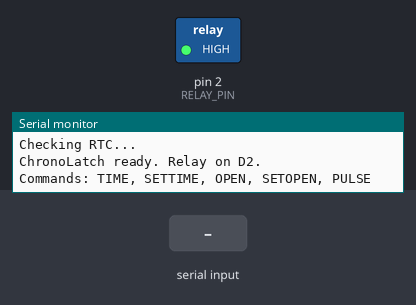
This sketch was run on a simulated Arduino Uno, built with avr-gcc and run on an emulated ATmega328P. On the bench: switched loads named in the sketch (green lamp = pin HIGH), the last lines printed to the serial monitor. The inputs (shaded band) are chosen by the test bench. The local clock reads 2024-03-15 10:24:30 at power-on unless the sketch sets it.

Above: at 1.2 s.
1.3 s: "PULSE\n" received over Serial
At 2.3 s:
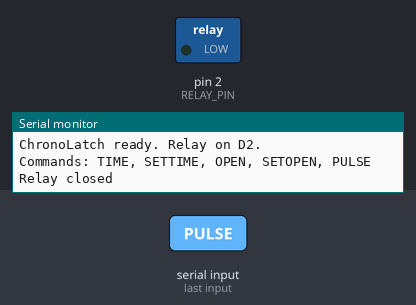
2.8 s: "TIME\n" received over Serial
5.8 s: "OPEN\n" received over Serial
Timing chart, 0 to 8.8 s (numbered marks = the images above; inputs shaded):
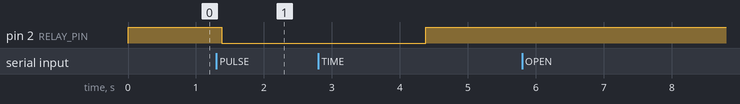

Measured:
- after the input at 1.3 s, pin 2 (RELAY_PIN): HIGH → LOW after 0.08 s

The sketch:

ChronoLatch.ino
```cpp
/*
  ChronoLatch

  Relay: D2
  DS3231: SDA=A4, SCL=A5 on Arduino Nano/Uno

  Install RTClib from the Arduino Library Manager.

  Serial commands at 9600 baud, newline enabled:
    TIME
    SETTIME 2026-07-03 18:30:00
    OPEN
    SETOPEN 07:00
    PULSE
*/

#include <Arduino.h>
#include <Wire.h>
#include <RTClib.h>
#include <EEPROM.h>
#include <avr/sleep.h>
#include <avr/wdt.h>

const byte RELAY_PIN = 2;
const bool RELAY_ACTIVE_LOW = true;
const unsigned long RELAY_MS = 3000UL;
const unsigned long I2C_TIMEOUT_US = 25000UL;
const unsigned long BOOT_SERIAL_WINDOW_MS = 30000UL;
const unsigned long WAKE_SERIAL_WINDOW_MS = 2000UL;
const unsigned long SERIAL_COMMAND_WINDOW_MS = 30000UL;

const int EEPROM_MAGIC = 0;
const int EEPROM_OPEN_HOUR = 1;
const int EEPROM_OPEN_MINUTE = 2;
const int EEPROM_LAST_YEAR = 3;
const int EEPROM_LAST_MONTH = 4;
const int EEPROM_LAST_DAY = 5;
const byte MAGIC = 0x42;

RTC_DS3231 rtc;
byte openHour = 7;
byte openMinute = 0;
unsigned long stayAwakeUntil = 0;
volatile bool watchdogWake = false;
bool rtcReady = false;

ISR(WDT_vect) {
  watchdogWake = true;
}

byte relayOnLevel() {
  return RELAY_ACTIVE_LOW ? LOW : HIGH;
}

byte relayOffLevel() {
  return RELAY_ACTIVE_LOW ? HIGH : LOW;
}

void twoDigits(int value) {
  if (value < 10) Serial.print('0');
  Serial.print(value);
}

void printTime(const DateTime &time) {
  Serial.print(time.year());
  Serial.print('-');
  twoDigits(time.month());
  Serial.print('-');
  twoDigits(time.day());
  Serial.print(' ');
  twoDigits(time.hour());
  Serial.print(':');
  twoDigits(time.minute());
  Serial.print(':');
  twoDigits(time.second());
  Serial.println();
}

void loadSettings() {
  if (EEPROM.read(EEPROM_MAGIC) == MAGIC) {
    openHour = EEPROM.read(EEPROM_OPEN_HOUR);
    openMinute = EEPROM.read(EEPROM_OPEN_MINUTE);
  }

  if (openHour > 23 || openMinute > 59) {
    openHour = 7;
    openMinute = 0;
  }
}

void saveOpenTime() {
  EEPROM.update(EEPROM_MAGIC, MAGIC);
  EEPROM.update(EEPROM_OPEN_HOUR, openHour);
  EEPROM.update(EEPROM_OPEN_MINUTE, openMinute);
}

bool openedToday(const DateTime &now) {
  return EEPROM.read(EEPROM_LAST_YEAR) == now.year() - 2000 &&
         EEPROM.read(EEPROM_LAST_MONTH) == now.month() &&
         EEPROM.read(EEPROM_LAST_DAY) == now.day();
}

void markOpenedToday(const DateTime &now) {
  EEPROM.update(EEPROM_LAST_YEAR, now.year() - 2000);
  EEPROM.update(EEPROM_LAST_MONTH, now.month());
  EEPROM.update(EEPROM_LAST_DAY, now.day());
}

void clearLastOpenDate() {
  EEPROM.update(EEPROM_LAST_YEAR, 0);
  EEPROM.update(EEPROM_LAST_MONTH, 0);
  EEPROM.update(EEPROM_LAST_DAY, 0);
}

bool requireRtc() {
  if (rtcReady) {
    return true;
  }

  Serial.println(F("RTC not available; check DS3231 power/SDA/SCL"));
  return false;
}

void pulseRelay() {
  Serial.println(F("Relay closed"));
  digitalWrite(RELAY_PIN, relayOnLevel());
  delay(RELAY_MS);
  digitalWrite(RELAY_PIN, relayOffLevel());
  Serial.println(F("Relay opened"));
}

void checkGateTime() {
  if (!rtcReady) {
    return;
  }

  DateTime now = rtc.now();
  if (now.hour() == openHour && now.minute() == openMinute && !openedToday(now)) {
    pulseRelay();
    markOpenedToday(now);
  }
}

void sleepEightSeconds() {
  watchdogWake = false;
  MCUSR &= ~(1 << WDRF);
  WDTCSR |= (1 << WDCE) | (1 << WDE);
  WDTCSR = (1 << WDIE) | (1 << WDP3) | (1 << WDP0);

  ADCSRA &= ~(1 << ADEN);
  set_sleep_mode(SLEEP_MODE_PWR_DOWN);

  noInterrupts();
  sleep_enable();
#if defined(BODS) && defined(BODSE)
  sleep_bod_disable();
#endif
  interrupts();

  sleep_cpu();
  sleep_disable();
  ADCSRA |= (1 << ADEN);
  wdt_disable();
}

void handleCommand(String line) {
  line.trim();
  line.toUpperCase();
  stayAwakeUntil = millis() + SERIAL_COMMAND_WINDOW_MS;

  if (line == "TIME") {
    if (requireRtc()) {
      printTime(rtc.now());
    }
  } else if (line.startsWith("SETTIME ")) {
    int y, mo, d, h, mi, s;
    if (sscanf(line.c_str(), "SETTIME %d-%d-%d %d:%d:%d", &y, &mo, &d, &h, &mi, &s) == 6) {
      if (requireRtc()) {
        rtc.adjust(DateTime(y, mo, d, h, mi, s));
        clearLastOpenDate();
        Serial.println(F("Clock set"));
      }
    } else {
      Serial.println(F("Use: SETTIME YYYY-MM-DD HH:MM:SS"));
    }
  } else if (line == "OPEN") {
    twoDigits(openHour);
    Serial.print(':');
    twoDigits(openMinute);
    Serial.println();
  } else if (line.startsWith("SETOPEN ")) {
    int h, m;
    if (sscanf(line.c_str(), "SETOPEN %d:%d", &h, &m) == 2 && h >= 0 && h < 24 && m >= 0 && m < 60) {
      openHour = h;
      openMinute = m;
      saveOpenTime();
      clearLastOpenDate();
      Serial.println(F("Open time set"));
    } else {
      Serial.println(F("Use: SETOPEN HH:MM"));
    }
  } else if (line == "PULSE") {
    pulseRelay();
  } else {
    Serial.println(F("Commands: TIME, SETTIME, OPEN, SETOPEN, PULSE"));
  }
}

void handleSerial() {
  if (Serial.available()) {
    stayAwakeUntil = millis() + SERIAL_COMMAND_WINDOW_MS;
    handleCommand(Serial.readStringUntil('\n'));
  }
}

void setup() {
  digitalWrite(RELAY_PIN, relayOffLevel());
  pinMode(RELAY_PIN, OUTPUT);

  Serial.begin(9600);
  Serial.println(F("ChronoLatch booting..."));
  Wire.begin();
#if defined(WIRE_HAS_TIMEOUT)
  Wire.setWireTimeout(I2C_TIMEOUT_US, true);
#endif
  loadSettings();

  Serial.println(F("Checking RTC..."));
  rtcReady = rtc.begin();
#if defined(WIRE_HAS_TIMEOUT)
  if (Wire.getWireTimeoutFlag()) {
    Wire.clearWireTimeoutFlag();
    Serial.println(F("I2C timeout while checking RTC"));
  }
#endif
  if (!rtcReady) {
    Serial.println(F("RTC not found"));
  } else if (rtc.lostPower()) {
    Serial.println(F("RTC lost power; set clock with SETTIME"));
  }

  stayAwakeUntil = millis() + BOOT_SERIAL_WINDOW_MS;
  Serial.println(F("ChronoLatch ready. Relay on D2."));
  Serial.println(F("Commands: TIME, SETTIME, OPEN, SETOPEN, PULSE"));
}

void loop() {
  handleSerial();
  checkGateTime();

  if ((long)(millis() - stayAwakeUntil) >= 0) {
    Serial.flush();
    sleepEightSeconds();
    stayAwakeUntil = millis() + WAKE_SERIAL_WINDOW_MS;
  } else {
    delay(100);
  }
}
```
